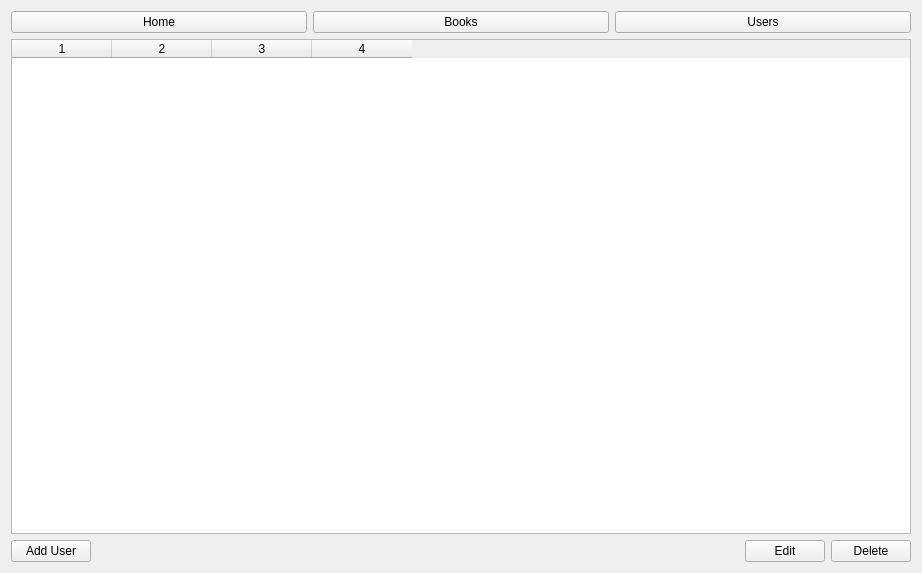
<?xml version="1.0" encoding="UTF-8"?>
<ui version="4.0">
 <class>Form</class>
 <widget class="QWidget" name="Form">
  <property name="geometry">
   <rect>
    <x>0</x>
    <y>0</y>
    <width>922</width>
    <height>573</height>
   </rect>
  </property>
  <property name="windowTitle">
   <string>Form</string>
  </property>
  <layout class="QVBoxLayout" name="verticalLayout">
   <item>
    <layout class="QHBoxLayout" name="horizontalLayout">
     <item>
      <widget class="QPushButton" name="homeButton">
       <property name="text">
        <string>Home</string>
       </property>
      </widget>
     </item>
     <item>
      <widget class="QPushButton" name="booksButton">
       <property name="text">
        <string>Books</string>
       </property>
      </widget>
     </item>
     <item>
      <widget class="QPushButton" name="usersButton">
       <property name="text">
        <string>Users</string>
       </property>
      </widget>
     </item>
    </layout>
   </item>
   <item>
    <widget class="QTableWidget" name="tableWidget">
     <property name="columnCount">
      <number>4</number>
     </property>
     <column/>
     <column/>
     <column/>
     <column/>
    </widget>
   </item>
   <item>
    <layout class="QHBoxLayout" name="horizontalLayout_2">
     <item>
      <widget class="QPushButton" name="addButton">
       <property name="text">
        <string>Add User</string>
       </property>
      </widget>
     </item>
     <item>
      <spacer name="horizontalSpacer">
       <property name="orientation">
        <enum>Qt::Horizontal</enum>
       </property>
       <property name="sizeHint" stdset="0">
        <size>
         <width>40</width>
         <height>20</height>
        </size>
       </property>
      </spacer>
     </item>
     <item>
      <widget class="QPushButton" name="editButton">
       <property name="text">
        <string>Edit</string>
       </property>
      </widget>
     </item>
     <item>
      <widget class="QPushButton" name="deleteButton">
       <property name="text">
        <string>Delete</string>
       </property>
      </widget>
     </item>
    </layout>
   </item>
  </layout>
 </widget>
 <resources/>
 <connections/>
</ui>
